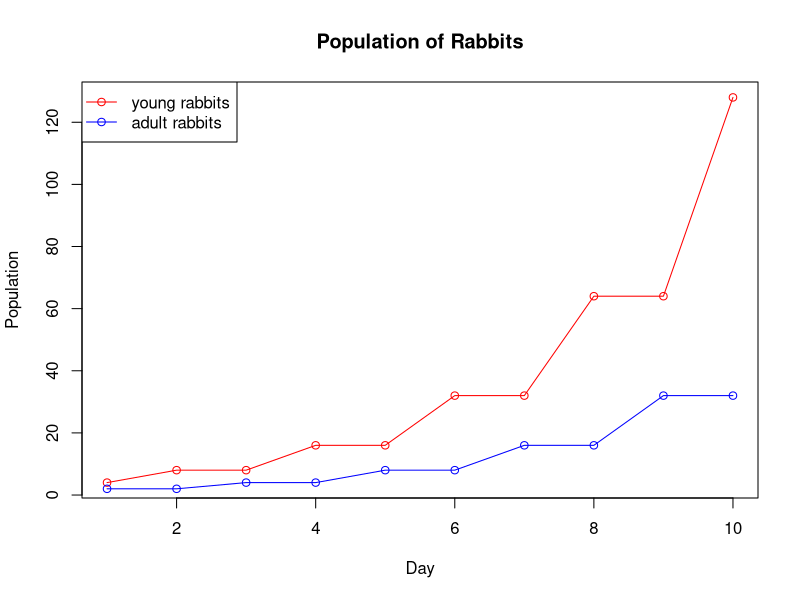
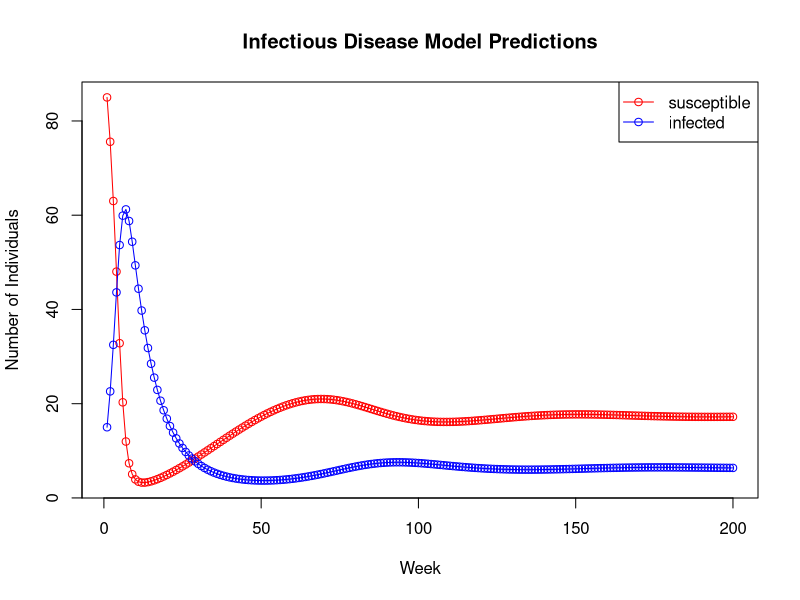

Reproduce these figures in R, in order.
# Section 1: Simulating Discrete Linear Systems

# First, we need to give the function a vector containing all the data we want
# to store in the matrix. We can use the nrow and ncol arguments to specify the
# numbers of rows and columns. By default, the matrix will get filled column
# by column, so keep that in mind when ordering your data vector (if you want,
# you can change this by setting byrow = TRUE to fill the matrix row by row).
A <- matrix(c(0, 0.5, 4, 0), nrow = 2, ncol = 2)

# Choose a vector of time steps
t_vals <- seq(1, 10, by = 1)
# Setup a matrix to store the population values at each time step
popn <- matrix(rep(NA, times = 2*length(t_vals)), nrow = 2, ncol = length(t_vals))
# Choose an initial condition and store it as the first column in our matrix;
# using the notation [,1] tells R to take all rows in column 1, essentially
# returning the whole first column (in general, [i,j] will take the ith row
# and jth column of our matrix)
popn[,1] <- c(4, 2)

for (t in 2:length(t_vals)) {
  popn[,t] <- A%*%popn[,t-1]
}

# Section 2: Visualizing our Results

# This time, we're going to set type = "o" which will create a plot using
# both points and lines; we will also use the col argument to change the
# colour of the plot
plot(t_vals, popn[1,], type = "o", col = "red", xlab = "Day",
     ylab = "Population", main = "Population of Rabbits")
# Now we'll add the data on the number of adults in a different colour
points(t_vals, popn[2,], type = "o", col = "blue")
# Finally, we'll add the legend; the first argument sets the legend location;
# we can either specify exact coordinates for this or use keywords like
# "topleft" or "bottomright"; the "lty" argument sets the line type to use
# in the legend (if you don't set this to something, you won't see any
# lines appear in the legend); the "pch" argument sets the point type to
# use in the legend (if you don't set this to something, you won't see any
# points appear in the legend)
legend("topleft", legend = c("young rabbits", "adult rabbits"),
       col = c("red", "blue"), lty = 1, pch = 1)

# Section 3: Exercise

b <- 0.01

beta <- 0.75

gamma <- 0.12

N <- 100

t_vals <- seq(1, 200, by = 1)

results <- matrix(rep(NA, times = 2*length(t_vals)), nrow = 2, ncol = length(t_vals))

results[,1] <- c(85,15) # 85 susceptible individuals, 15 infected

for (t in 2:length(t_vals)) {
  results[1,t] <- (1-b-(beta/N)*results[2,t-1])*results[1,t-1] + b*N
  results[2,t] <- (1-b-gamma)*results[2,t-1] + (beta/N)*results[2,t-1]*results[1,t-1]
}

plot(t_vals, results[1,], type = "o", col = "red", xlab = "Week",
     ylab = "Number of Individuals", main = "Infectious Disease Model Predictions")

points(t_vals, results[2,], type = "o", col = "blue")

legend("topright", legend = c("susceptible", "infected"),
      col = c("red", "blue"), lty = 1, pch = 1)

# What does it look like is happening to both the susceptible and infected populations?

# Both of them reach a stable equilibrium, that is as time passes the number of
# infected and number of susceptible reach a constant level, with number of infected
# less than number of susceptible.

# Based on our discussions of this model in class, which equilibrium point do you think is stable?

# Based on the graph and the parameters of the model, the non-zero equilibrium where the disease
# becomes endemic is the stable one in this case, whereas the zero equilibrium (disease is wiped
# out) is unstable.





